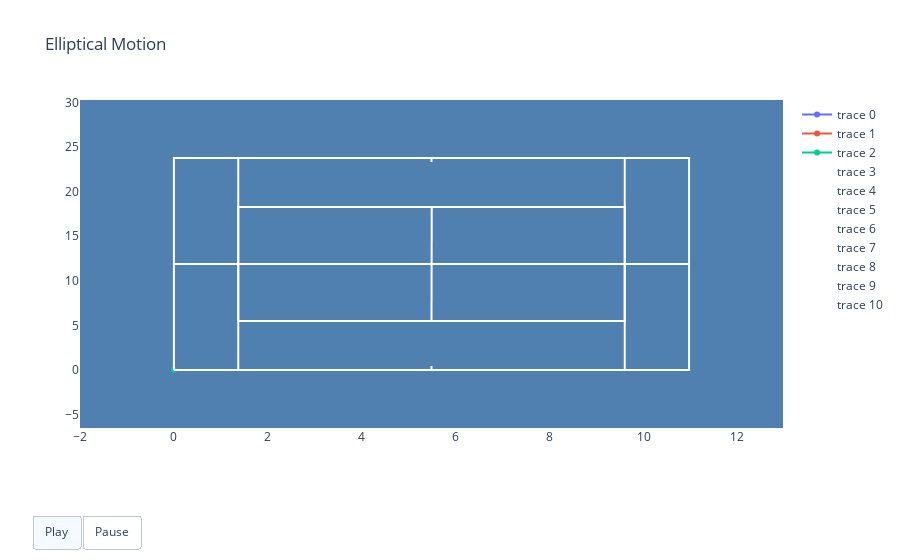

Write notebook code for a chart like this one.
### Code cell
import numpy as np
from matplotlib import pyplot as plt
from math import pi
import plotly.graph_objects as go

#Generate Data

height_court = 10.97
width_court = 11.89*2
service_box = 6.4
double_field = 1.37
baseline_serviceline = 5.5
breite_einzel = 8.23
serviceline_net = 6.4
colors=['red', 'cyan']

# Create figure
fig = go.Figure(
    data=[
        go.Scatter(x=[0], y=[0]),
        go.Scatter(x=[0], y=[0]),
        go.Scatter(x=[0], y=[0]),
        go.Scatter(x=[height_court, 0], y=[width_court/2, width_court/2],
                     mode="lines",
                     line=dict(width=2, color="white")),
          go.Scatter(x=[0,0, height_court, height_court, 0],
                     y=[0,width_court,width_court, 0, 0],
                     mode="lines",
                     line=dict(width=2, color="white")),
          go.Scatter(x=[height_court/2, width_court/2-service_box],
                     y=[height_court/2, width_court/2+service_box],
                    mode="lines",
                    line=dict(width=2, color="white")),
          go.Scatter(x=[height_court/2, height_court/2], y=[0, 0 + 0.45],
                    mode="lines",
                    line=dict(width=2, color="white")),
          go.Scatter(x=[height_court/2, height_court/2], y=[width_court, width_court - 0.45],
            mode="lines",
            line=dict(width=2, color="white")),
         go.Scatter(x=[1.37, 1.37], y=[0, width_court],
            mode="lines",
            line=dict(width=2, color="white")),
        go.Scatter(x=[height_court-1.37, height_court-1.37], y=[0, width_court],
            mode="lines",
            line=dict(width=2, color="white")),
        go.Scatter(x=[0+double_field,0+double_field, 
                      height_court-1.37, height_court-1.37, 0+double_field],
                   y=[baseline_serviceline, width_court/2+service_box, 
                      width_court/2+service_box, baseline_serviceline, baseline_serviceline],
            mode="lines",
            line=dict(width=2, color="white"))
          ],
    layout=go.Layout(
        xaxis=dict(range=[-2, height_court+2], autorange=False, zeroline=False, showgrid=False),
        yaxis=dict(range=[-6.5, width_court+6.5], autorange=False, zeroline=False, showgrid=False),
        title_text="Elliptical Motion",
        plot_bgcolor="#5080B0",
        updatemenus = [
    {
        "buttons": [
            {
                "args": [None, {"frame": {"duration": 100, "redraw": True},
                                "fromcurrent": True, "transition": {"duration": 300,
                                                                    "easing": "quadratic-in-out"}}],
                "label": "Play",
                "method": "animate"
            },
            {
                "args": [[None],{"frame": {"duration": 0, "redraw": True},
                                  "mode": "immediate",
                                  "transition": {"duration": 0}}],
                "label": "Pause",
                "method": "animate"
            }
        ],
        "direction": "left",
        "pad": {"r": 10, "t": 87},
        "showactive": True,
        "type": "buttons",
        "x": 0.1,
        "xanchor": "right",
        "y": 0,
        "yanchor": "top"
    }
]),
    
    frames=[go.Frame(
        data=[go.Scatter(
            x=[player1[k][0]],
            y=[player1[k][1]],
            mode="markers",
            marker=dict(color="red", size=10)),
             go.Scatter(
            x=[player2[k][0]],
            y=[player2[k][1]],
            mode="markers",
            marker=dict(color="cyan", size=10)),
              go.Scatter(
            x=[ball[k][0]],
            y=[ball[k][1]],
            mode="markers",
            marker=dict(color="yellow", size=10))])
        for k in range(len(player1))]
)
fig.show()

### Figure 1 — Plotly figure (JSON) as saved in the notebook; plotly's stock layout.template omitted (floating-point values rounded to 4 significant figures)
{"data": [{"type": "scatter", "x": [0], "y": [0]}, {"type": "scatter", "x": [0], "y": [0]}, {"type": "scatter", "x": [0], "y": [0]}, {"line": {"color": "white", "width": 2}, "mode": "lines", "type": "scatter", "x": [10.97, 0], "y": [11.89, 11.89]}, {"line": {"color": "white", "width": 2}, "mode": "lines", "type": "scatter", "x": [0, 0, 10.97, 10.97, 0], "y": [0, 23.78, 23.78, 0, 0]}, {"line": {"color": "white", "width": 2}, "mode": "lines", "type": "scatter", "x": [5.485, 5.49], "y": [5.485, 18.29]}, {"line": {"color": "white", "width": 2}, "mode": "lines", "type": "scatter", "x": [5.485, 5.485], "y": [0, 0.45]}, {"line": {"color": "white", "width": 2}, "mode": "lines", "type": "scatter", "x": [5.485, 5.485], "y": [23.78, 23.33]}, {"line": {"color": "white", "width": 2}, "mode": "lines", "type": "scatter", "x": [1.37, 1.37], "y": [0, 23.78]}, {"line": {"color": "white", "width": 2}, "mode": "lines", "type": "scatter", "x": [9.6, 9.6], "y": [0, 23.78]}, {"line": {"color": "white", "width": 2}, "mode": "lines", "type": "scatter", "x": [1.37, 1.37, 9.6, 9.6, 1.37], "y": [5.5, 18.29, 18.29, 5.5, 5.5]}], "layout": {"plot_bgcolor": "#5080B0", "title": {"text": "Elliptical Motion"}, "updatemenus": [{"buttons": [{"args": [null, {"frame": {"duration": 100, "redraw": true}, "fromcurrent": true, "transition": {"duration": 300, "easing": "quadratic-in-out"}}], "label": "Play", "method": "animate"}, {"args": [[null], {"frame": {"duration": 0, "redraw": true}, "mode": "immediate", "transition": {"duration": 0}}], "label": "Pause", "method": "animate"}], "direction": "left", "pad": {"r": 10, "t": 87}, "showactive": true, "type": "buttons", "x": 0.1, "xanchor": "right", "y": 0, "yanchor": "top"}], "xaxis": {"autorange": false, "range": [-2, 12.97], "showgrid": false, "zeroline": false}, "yaxis": {"autorange": false, "range": [-6.5, 30.28], "showgrid": false, "zeroline": false}}}
